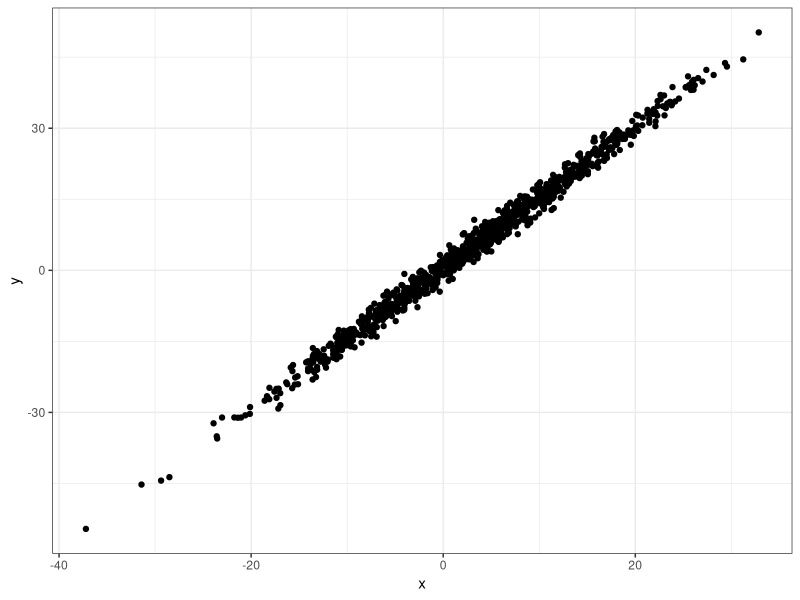
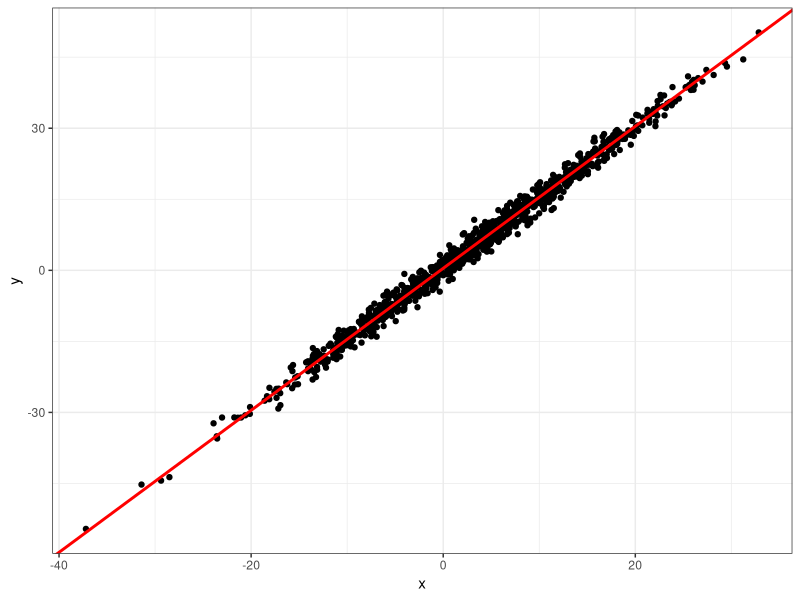

The R script that drew these images, in order:
# EM algorithm for Factor Analysis
library(ggplot2)
library(mvtnorm)
## The true model ----
z <- rnorm(n = 1000, mean = 0, sd = 1)
lambda <- c(10, 15)
mu <- c(3,5)
phi <- matrix(c(1, 0.2, 0.2, 1), 2, 2)
epsilon <- rmvnorm(n = 1000, mean = c(0,0), sigma = phi)
dat <- t(sapply(1:1000, function(i){
  mu + lambda * z[i] + epsilon[i,]
}))

ggplot(data.frame(x = dat[,1], y = dat[,2]), aes(x = x, y = y)) + 
  geom_point() + 
  theme_bw()

## E-step
Estep <- function(dat, mu, lambda, phi){
  Ez <- apply(dat, 1, function(x){
    t(lambda) %*% solve(lambda %*% t(lambda) + phi) %*% (x - mu)
  })
  Ezz <- sapply(Ez, function(x){
    1 - t(lambda) %*% solve(lambda %*% t(lambda) + phi) %*%
      lambda + x %*% t(x)  
  })
  return(list(Ez = Ez, Ezz = Ezz))
}

## M-step
Mstep <- function(dat, Ez, Ezz){
  # obtain lambda
  temp1 <- t(sapply(1:N, function(i){
    (dat[i,] - mu) * Ez[i]
  }))
  temp2 <- apply(temp1, 2, sum)
  temp3 <- 1 / sum(Ezz)
  lambda <- temp2 * temp3
  # obtain phi
  temp4 <- t(sapply(1:N, function(i){
    lambda %*% matrix(Ezz[i]) %*% t(lambda)
  }))
  temp5 <- matrix(apply(temp4, 2, sum)/N, 2)
  phi <- cov(dat) - temp5
  return(list(lambda = lambda, phi = phi))
}

# start to go!
## Initialization ----
lambda <- c(12,18)
phi <- diag(2)

## GO
N <- dim(dat)[1]
mu <- apply(dat, 2, sum) / N
for (i in 1:50){
  # Estep
  par1 <- Estep(dat, mu, lambda, phi)
  Ez <- par1$Ez
  Ezz <- par1$Ezz
  # Mstep
  par2 <- Mstep(dat, Ez, Ezz)
  lambda <- par2$lambda
  phi <- par2$phi
}

## log-likelihood
A <- -0.5 * N * log(det(lambda %*% t(lambda) + phi))
B <- -0.5 * sum(sapply(1:N, function(i){
  t(dat[i,] - mu) %*% solve(lambda %*% t(lambda) + phi) %*% (dat[i,] - mu)
}))
loglikelihood <- A + B


## Vis
slope <- lambda[2]/lambda[1]
intercept <- mu[2] - slope * mu[1]

ggplot(data.frame(x = dat[,1], y = dat[,2]), aes(x = x, y = y)) + 
  geom_point() + 
  geom_abline(slope = slope, intercept = intercept, 
              color = 'red', size = 1) +
  theme_bw()

